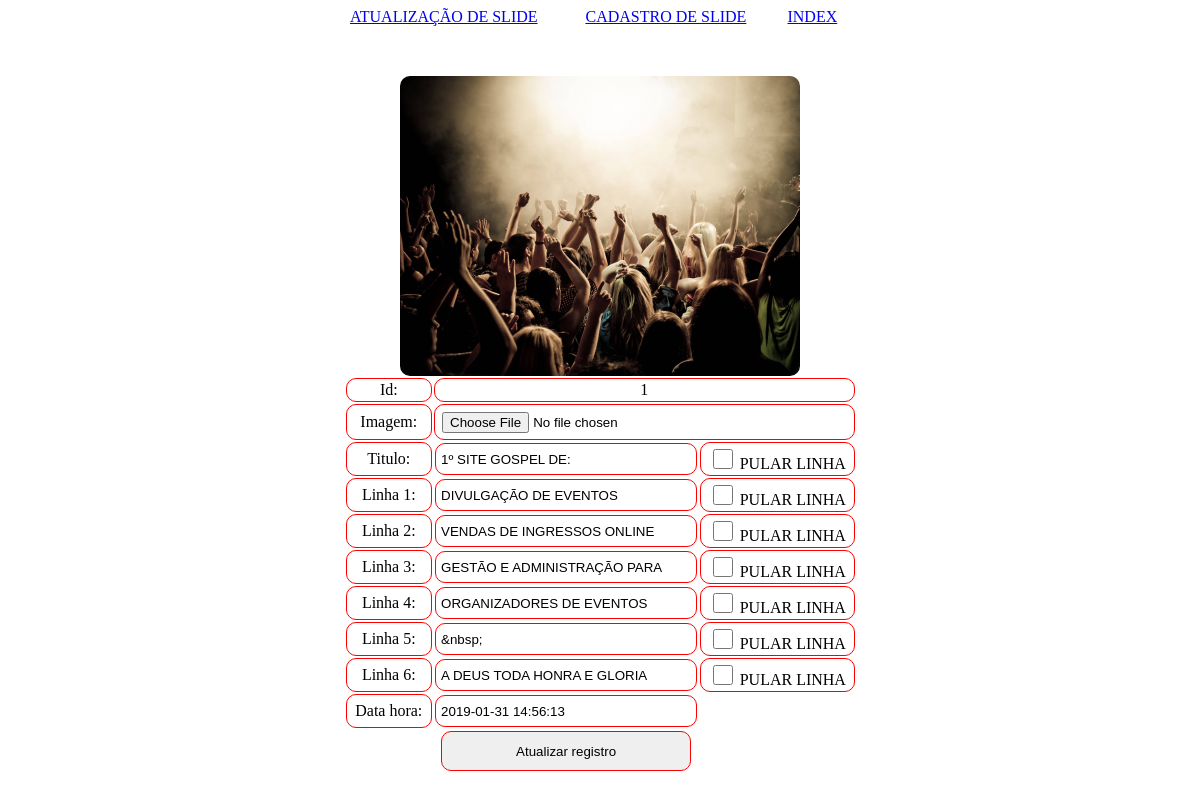
/slide5.php?recordID=1, run on the app's committed database.
### tables this page shows
CREATE TABLE `slaid_5` (
  `id` int(11) NOT NULL,
  `img` text NOT NULL,
  `titulo` text,
  `linha_1` text,
  `linha_2` text,
  `linha_3` text,
  `linha_4` text,
  `linha_5` text,
  `linha_6` text,
  `linha_7` text,
  `data_hora` timestamp NOT NULL DEFAULT CURRENT_TIMESTAMP
);

### slide5.php (the view, shortened to what this page needs)
?><?php require_once('Connections/conexao.php'); ?><?php
if (!function_exists("GetSQLValueString")) {
function GetSQLValueString($theValue, $theType, $theDefinedValue = "", $theNotDefinedValue = "")
{
  $theValue = function_exists("mysql_real_escape_string") ? mysql_real_escape_string($theValue) : mysql_escape_string($theValue);
  switch ($theType) {
    case "long":
    case "int":
      $theValue = ($theValue != "") ? intval($theValue) : "NULL";
      break;
  }
  return $theValue;
}
}
$editFormAction = $_SERVER['PHP_SELF'];
if (isset($_SERVER['QUERY_STRING'])) {
  $editFormAction .= "?" . htmlentities($_SERVER['QUERY_STRING']);
}
$maxRows_DetailRS1 = 10;
$pageNum_DetailRS1 = 0;
$startRow_DetailRS1 = $pageNum_DetailRS1 * $maxRows_DetailRS1;
$colname_DetailRS1 = "-1";
if (isset($_GET['recordID'])) {
  $colname_DetailRS1 = $_GET['recordID'];
}
$query_DetailRS1 = sprintf("SELECT * FROM slaid_5 WHERE id = %s ORDER BY id DESC", GetSQLValueString($colname_DetailRS1, "int"));
$query_limit_DetailRS1 = sprintf("%s LIMIT %d, %d", $query_DetailRS1, $startRow_DetailRS1, $maxRows_DetailRS1);
$DetailRS1 = mysql_query($query_limit_DetailRS1, $conexao) or die(mysql_error());
$row_DetailRS1 = mysql_fetch_assoc($DetailRS1);
$maxRows_DetailRS2 = 5;
$pageNum_DetailRS2 = 0;
$startRow_DetailRS2 = $pageNum_DetailRS2 * $maxRows_DetailRS2;
$colname_DetailRS2 = "-1";
if (isset($_GET['recordID'])) {
  $colname_DetailRS2 = $_GET['recordID'];
}
$query_DetailRS2 = sprintf("SELECT * FROM slaid_5 WHERE id = %s ORDER BY id DESC", GetSQLValueString($colname_DetailRS2, "int"));
$query_limit_DetailRS2 = sprintf("%s LIMIT %d, %d", $query_DetailRS2, $startRow_DetailRS2, $maxRows_DetailRS2);
$DetailRS2 = mysql_query($query_limit_DetailRS2, $conexao) or die(mysql_error());
?><!DOCTYPE html PUBLIC "-//W3C//DTD XHTML 1.0 Transitional//EN" "http://www.w3.org/TR/xhtml1/DTD/xhtml1-transitional.dtd">
<html xmlns="http://www.w3.org/1999/xhtml">
<head>
</head>
<body>
<table width="500" border="0" align="center" cellpadding="0" cellspacing="0">
  <tr>
    <td><a href="lista_de_islides.php">ATUALIZAÇÃO DE SLIDE</a></td>
    <td><a href="indexCONFIG.php">CADASTRO DE SLIDE</a></td>
    <td><a href="index.PHP">INDEX</a></td>
  </tr>
</table>
<p>&nbsp;</p>
<table width="50%" border="0" align="center" cellpadding="0" cellspacing="0">
  <tr>
    <td align="center"><img src="Fotos/<?php echo $row_DetailRS1['img']; ?>" width="400" height="300" /></td>
  </tr>
</table>
<form action="<?php echo $editFormAction; ?>" method="post" name="form1" id="form1" enctype="multipart/form-data">
  <table width="513" align="center">
    <tr valign="baseline">
      <td width="100"  align="center" valign="middle" nowrap="nowrap" class="td">Id:</td>
      <td colspan="2" align="center" valign="middle"  class="td"><?php echo $row_DetailRS1['id']; ?></td>
    </tr>
    <tr valign="baseline">
      <td width="100" align="center" valign="middle" nowrap="nowrap" class="td">Imagem:</td>
      <td colspan="2" class="td" align="left" valign="middle"><input type="FILE" class="vasio" name="img" value="<?php echo htmlentities($row_DetailRS1['img'], ENT_COMPAT, 'utf-8'); ?>" size="32" /></td>
    </tr>
    <tr valign="baseline">
      <td width="100" align="center" valign="middle" nowrap="nowrap" class="td">Titulo:</td>
      <td width="250" align="center" valign="middle"><input type="text" id="resultado1" name="titulo" value="<?php echo htmlentities($row_DetailRS1['titulo'], ENT_COMPAT, 'utf-8'); ?>" size="32" /></td>
      <td class="td" width="250" align="center" valign="middle"><input class="ck" onclick="add1(value)" type="checkbox" value="&nbsp;" />
            PULAR LINHA </td>
    </tr>
    <tr valign="baseline">
      <td width="100" align="center" valign="middle" nowrap="nowrap"  class="td">Linha 1:</td>
      <td width="250" align="center" valign="middle"><input id="resultado2" type="text" name="linha_1" value="<?php echo htmlentities($row_DetailRS1['linha_1'], ENT_COMPAT, 'utf-8'); ?>" size="32" /></td>
      <td class="td"  width="250" align="center" valign="middle"><input class="ck" onclick="add2(value)" type="checkbox" value=" " />
      PULAR  LINHA </td>
    </tr>
    <tr valign="baseline">
      <td width="100"  align="center" valign="middle" nowrap="nowrap" class="td">Linha 2:</td>
      <td width="250" align="center" valign="middle"><input type="text" id="resultado3" name="linha_2" value="<?php echo htmlentities($row_DetailRS1['linha_2'], ENT_COMPAT, 'utf-8'); ?>" size="32" /></td>
      <td  class="td" width="250" align="center" valign="middle"><input class="ck" onclick="add3(value)" type="checkbox" value=" " />
      PULAR  LINHA </td>
    </tr>
    <tr valign="baseline">
      <td width="100"  align="center" valign="middle" nowrap="nowrap" class="td">Linha 3:</td>
      <td width="250" align="center" valign="middle"><input type="text" id="resultado4" name="linha_3" value="<?php echo htmlentities($row_DetailRS1['linha_3'], ENT_COMPAT, 'utf-8'); ?>" size="32" /></td>
      <td  class="td" width="250" align="center" valign="middle"><input class="ck" onclick="add4(value)" type="checkbox" value=" " />
      PULAR  LINHA </td>
    </tr>
    <tr valign="baseline">
      <td width="100" align="center" valign="middle" nowrap="nowrap"  class="td">Linha 4:</td>
      <td width="250" align="center" valign="middle"><input type="text" id="resultado5" name="linha_4" value="<?php echo htmlentities($row_DetailRS1['linha_4'], ENT_COMPAT, 'utf-8'); ?>" size="32" /></td>
      <td class="td"  width="250" align="center" valign="middle"><input class="ck" onclick="add5(value)" type="checkbox" value=" " />
      PULAR LINHA </td>
    </tr>
    <tr valign="baseline">
      <td width="100" align="center" valign="middle" nowrap="nowrap"  class="td">Linha 5:</td>
      <td width="250" align="center" valign="middle"><input type="text" id="resultado6" name="linha_5" value="<?php echo htmlentities($row_DetailRS1['linha_5'], ENT_COMPAT, 'utf-8'); ?>" size="32" /></td>
      <td class="td"  width="250" align="center" valign="middle"><input class="ck" onclick="add6(value)" type="checkbox" value=" " />
      PULAR LINHA </td>
    </tr>
    <tr valign="baseline">
      <td width="100" align="center" valign="middle" nowrap="nowrap"  class="td">Linha 6:</td>
      <td width="250" align="center" valign="middle"><input type="text" id="resultado7" name="linha_6" value="<?php echo htmlentities($row_DetailRS1['linha_6'], ENT_COMPAT, 'utf-8'); ?>" size="32" /></td>
      <td class="td"  width="250" align="center" valign="middle"><input class="ck" onclick="add7(value)" type="checkbox" value=" " />
      PULAR LINHA </td>
    </tr>
    <tr valign="baseline">
      <td width="100" align="center" valign="middle" nowrap="nowrap"  class="td">Data hora:</td>
      <td width="250" align="center" valign="middle"><input type="text" name="data_hora" value="<?php echo htmlentities($row_DetailRS1['data_hora'], ENT_COMPAT, 'utf-8'); ?>" size="32" /></td>
      <td width="250" align="center" valign="middle">&nbsp;</td>
    </tr>
    <tr valign="baseline">
      <td width="100" align="center" valign="middle" nowrap="nowrap">&nbsp;</td>
      <td width="250"  align="center" valign="middle"><input class="sub" type="submit" value="Atualizar registro" /></td>
      <td width="250"  align="center" valign="middle">&nbsp;</td>
    </tr>
  </table>
</form>
<p>&nbsp;</p>
</body>
</html><?php

### slide5.php (style rules this page uses)
img { border-radius:10px; }
input { border-radius:10px; border-color:#FF0000; border: solid #F00; height:20px; width:250px; border-width:1px; padding:5px; }
.ck { width:20px; }
.sub { height:40px; }
.td { border-radius:10px; border-color:#FF0000; border: solid #F00; height:20px; width:30px; border-width:1px; }
.vasio { border-color:transparent; }
body,td,th { font-family: "OpenSans Semibold"; font-size: 16px; }

### data on the page
slaid_5: img (picture), id "1", titulo "1º SITE GOSPEL DE:", linha_1 "DIVULGAÇÃO DE EVENTOS", linha_2 "VENDAS DE INGRESSOS ONLINE", linha_3 "GESTÃO E ADMINISTRAÇÃO PARA", linha_4 "ORGANIZADORES DE EVENTOS", linha_5 "&nbsp;", linha_6 "A DEUS TODA HONRA E GLORIA", data_hora "2019-01-31 14:56:13"
